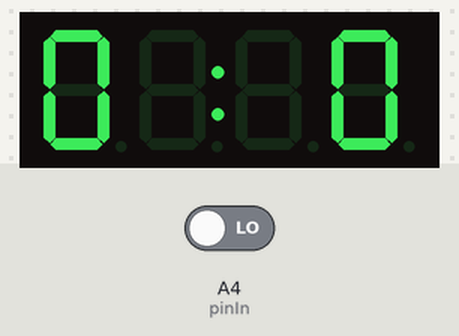
Bench run of a program on a simulated Arduino Nano, built with avr-gcc and run on an emulated ATmega328P. Shown: 4-digit seven-segment display. The inputs (shaded band) are chosen by the test bench; at power-on: A4 (pinIn) LOW.

Above: at 0.1 s.
At 1.1 s:
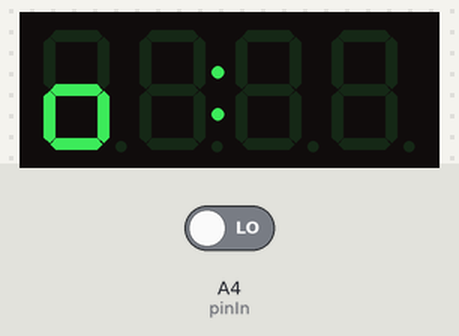

The program:

main.cpp
```cpp
#include <Arduino.h>

typedef unsigned long ulong;

const byte pinIn = A4; // pin from which arduino reads pulses (data pin on SRX882)

#include "Score.h"
Score score;

#include "Display.h"
Display display(score);

#include "SignalDecoder.h"
SignalDecoder signalDec;

// T
//  void scoreToSerial()
//  {
//    Serial.print(score.getHomePoints());
//    Serial.print(':');
//    Serial.print(score.getAwayPoints());
//    Serial.print('\t');
//    if (!score.isGameOver())
//      Serial.println(score.getServe() == Home ? 'H' : 'A');
//    else
//      Serial.println(score.getHomePoints() > score.getAwayPoints() ? "Home Won!" : "Away Won!");
//    display.displayScore(millis());
//  }

void setup()
{
  pinMode(pinIn, INPUT);

  display.setDisplay(A1, A0, 3);
  display.displayScore(millis());
  // T
  //  Serial.begin(9600);
  //  Serial.println("Ping-pong Score started!");
}

void loop()
{
  // reading current pulse from SRX882
  ulong pulse = pulseIn(pinIn, LOW);
  Command cmd = signalDec.refresh(pulse, millis());

  // executing command got from signal decoder
  if (cmd == HomeClick)
    score.pointWon(Home);
  else if (cmd == MiddleClick)
    ;
  else if (cmd == AwayClick)
    score.pointWon(Away);
  else if (cmd == HomeClick2)
  {
    score.pointRetracted(Home);
    score.pointRetracted(Home);
  }
  else if (cmd == MiddleClick2)
    score.reset();
  else if (cmd == AwayClick2)
  {
    score.pointRetracted(Away);
    score.pointRetracted(Away);
  }

  // after every command score should be displayed
  if (cmd != None)
    display.displayScore(millis());

  display.refresh(millis());
}
```

Measured:
- what the display in image 1 shows lasts 1.1 s, from 1.0 s to 2.1 s
